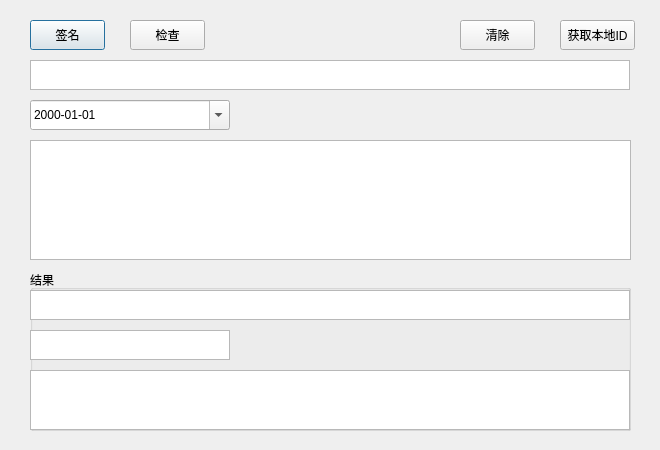
<?xml version="1.0" encoding="UTF-8"?>
<ui version="4.0">
 <class>Dialog</class>
 <widget class="QDialog" name="Dialog">
  <property name="geometry">
   <rect>
    <x>0</x>
    <y>0</y>
    <width>660</width>
    <height>450</height>
   </rect>
  </property>
  <property name="windowTitle">
   <string>签名工具</string>
  </property>
  <widget class="QDateEdit" name="dateEdit_limit">
   <property name="geometry">
    <rect>
     <x>30</x>
     <y>100</y>
     <width>200</width>
     <height>30</height>
    </rect>
   </property>
   <property name="displayFormat">
    <string>yyyy-MM-dd</string>
   </property>
   <property name="calendarPopup">
    <bool>true</bool>
   </property>
  </widget>
  <widget class="QTextEdit" name="textRW_ID">
   <property name="geometry">
    <rect>
     <x>30</x>
     <y>60</y>
     <width>600</width>
     <height>30</height>
    </rect>
   </property>
  </widget>
  <widget class="QPushButton" name="pbtn_sign">
   <property name="geometry">
    <rect>
     <x>30</x>
     <y>20</y>
     <width>75</width>
     <height>30</height>
    </rect>
   </property>
   <property name="text">
    <string>签名</string>
   </property>
  </widget>
  <widget class="QTextEdit" name="textRW_sig">
   <property name="geometry">
    <rect>
     <x>30</x>
     <y>140</y>
     <width>601</width>
     <height>120</height>
    </rect>
   </property>
  </widget>
  <widget class="QPushButton" name="pbtn_verify">
   <property name="geometry">
    <rect>
     <x>130</x>
     <y>20</y>
     <width>75</width>
     <height>30</height>
    </rect>
   </property>
   <property name="text">
    <string>检查</string>
   </property>
  </widget>
  <widget class="QGroupBox" name="groupBox">
   <property name="geometry">
    <rect>
     <x>30</x>
     <y>270</y>
     <width>601</width>
     <height>161</height>
    </rect>
   </property>
   <property name="title">
    <string>结果</string>
   </property>
   <widget class="QTextBrowser" name="textR_ID">
    <property name="geometry">
     <rect>
      <x>0</x>
      <y>20</y>
      <width>600</width>
      <height>30</height>
     </rect>
    </property>
   </widget>
   <widget class="QTextBrowser" name="textR_limit">
    <property name="geometry">
     <rect>
      <x>0</x>
      <y>60</y>
      <width>200</width>
      <height>30</height>
     </rect>
    </property>
   </widget>
   <widget class="QTextBrowser" name="textR_sig">
    <property name="geometry">
     <rect>
      <x>0</x>
      <y>100</y>
      <width>600</width>
      <height>60</height>
     </rect>
    </property>
    <property name="autoFillBackground">
     <bool>false</bool>
    </property>
   </widget>
  </widget>
  <widget class="QPushButton" name="pbtn_localID">
   <property name="geometry">
    <rect>
     <x>560</x>
     <y>20</y>
     <width>75</width>
     <height>30</height>
    </rect>
   </property>
   <property name="text">
    <string>获取本地ID</string>
   </property>
  </widget>
  <widget class="QPushButton" name="pbtn_clear">
   <property name="geometry">
    <rect>
     <x>460</x>
     <y>20</y>
     <width>75</width>
     <height>30</height>
    </rect>
   </property>
   <property name="text">
    <string>清除</string>
   </property>
  </widget>
 </widget>
 <resources/>
 <connections/>
</ui>
